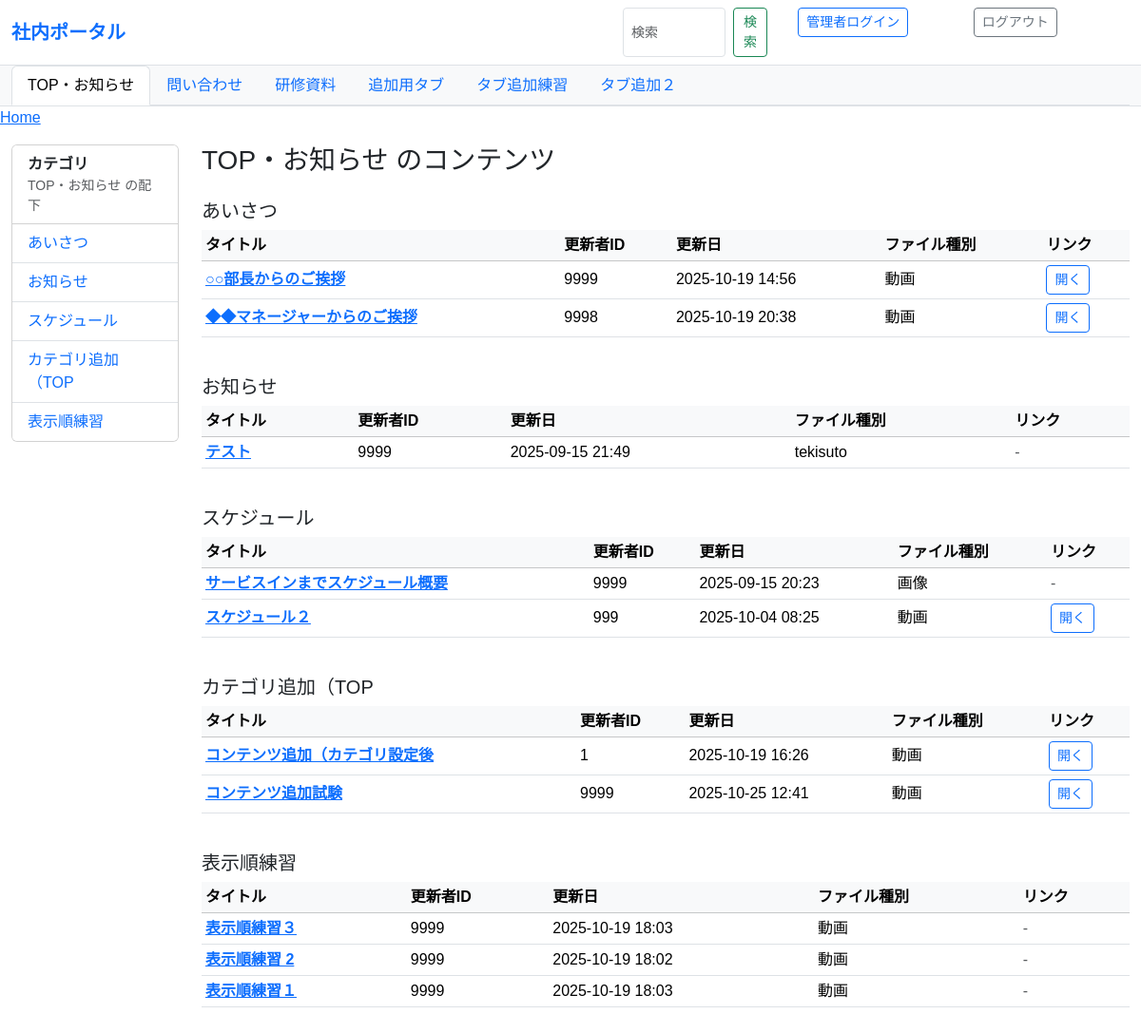
The page / on the database its author committed.
### share/models.py (models this page shows, shortened)
class Category(models.Model):
    id = models.AutoField(primary_key=True)
    name = models.CharField(
        verbose_name="カテゴリ名",
        max_length=100
    )
    parent_id = models.PositiveIntegerField(
        db_column="親カテゴリ",
        null=True, blank=True,
    )
    category_display_order_tabs = models.PositiveIntegerField(
        verbose_name="表示順(タブ)",
        null=True, blank=True,
    )
    category_display_order_leftmenues = models.PositiveIntegerField(
    verbose_name="表示順(左メニュー)",
    null=True, blank=True,
    )
    class Meta:
        db_table = "カテゴリ"
        verbose_name = "カテゴリ"
        verbose_name_plural = "カテゴリ"

class Content(models.Model):
    id = models.AutoField(primary_key=True)
    administrator = models.ForeignKey(
        Administrator,
        on_delete=models.CASCADE,
        db_column="管理者ID"
    )
    category = models.ForeignKey(
        Category,
        on_delete=models.CASCADE,
        db_column="カテゴリID"
    )
    contents_display_order = models.PositiveIntegerField(
        verbose_name="表示順(コンテンツ)",
        null=True, blank=True,
    )
    title = models.CharField(
        verbose_name="表示名称（タイトル）",
        max_length=200
    )
    description = models.TextField(
        verbose_name="概要説明",
        blank=True, null=True
    )
    updater_user_id = models.PositiveIntegerField(
        verbose_name="更新者ID",
    )
    updated_at = models.DateTimeField(
        verbose_name="更新日",
        auto_now=True
    )
    file_url = models.URLField(
        verbose_name="添付ファイル格納先URL",
        max_length=500,
        blank=True, null=True
    )
    file_type = models.CharField(
        verbose_name="ファイル種別",
        max_length=50
    )
    class Meta:
        db_table = "コンテンツ"
        verbose_name = "コンテンツ"
        verbose_name_plural = "コンテンツ"
    def __str__(self):
        return f"{self.id} {self.title}"

### share/views.py (the view)
# urls.py: path("", views.parent_contents, {"parent_id": 8}, name="parent_contents_default"),
def parent_contents(request, parent_id: int):
    parent = get_object_or_404(Category, id=parent_id)
    children_qs = Category.objects.filter(parent_id=parent.id).order_by("category_display_order_leftmenues") #表示順を追加
    contents_qs = (
        Content.objects
        .select_related("category")       # category.name をテンプレで使う前提
        .filter(category__parent_id=parent.id)
        .order_by("contents_display_order") #表示順を追加
    )
    template_name = "parent_generic.html"
    return render(request, template_name, {
        "parent": parent,
        "children": children_qs,     # 左メニュー
        "contents": contents_qs,     # 右側テーブル
        "contents_by_child": _group_by_child(contents_qs),
        "current_parent_id": parent_id,
    })

### share/context_processors.py (called while the page is built)
def parent_categories(request):
    return {
        "parent_categories": Category.objects.filter(parent_id__isnull=True).order_by("category_display_order_tabs")
    }

def current_ids_processor(request):
    match = request.resolver_match
    if not match:
        return {}
    kwargs = match.kwargs
    return {
        "current_parent_id": kwargs.get("parent_id"),
        "current_category_id": kwargs.get("category_id"),
    }

### share/views.py (called while the page is built)
def _group_by_child(contents_qs):
    print("contents_qs=",contents_qs)
    """{child_category: [Content,...]} へ整形（テンプレ側で使いやすいように）"""
    from collections import OrderedDict
    grouped = OrderedDict()
    for c in contents_qs:
        grouped.setdefault(c.category, []).append(c)
    return grouped

### share/templates/parent_generic.html (shortened to what this page needs)
{% extends "base.html" %}
{% block left_menu %}
  {% include "includes/_left_menu_children.html" with parent=parent children=children %}
{% endblock %}
{% block content %}
  <h1 class="h3 mb-3">{{ parent.name }} のコンテンツ</h1>
  {% for child, rows in contents_by_child.items %}
    <h2 id="child-{{ child.id }}" class="h5 mt-4 mb-2">
      {{ child.name }}
    </h2>
    <div class="table-responsive">
      <table class="table table-sm table-hover align-middle">
        <thead class="table-light">
          <tr>
            <th>タイトル</th>
            <th>更新者ID</th>
            <th>更新日</th>
            <th>ファイル種別</th>
            <th>リンク</th>
          </tr>
        </thead>
        <tbody>
          {% for c in rows %}
            <tr>
              <td>
                <a class="fw-semibold" href="{% url 'content_view' content_id=c.id %}">{{ c.title }}</a>
              </td>
              <td>{{ c.updater_user_id }}</td>
              <td>{{ c.updated_at|date:"Y-m-d H:i" }}</td>
              <td>{{ c.file_type }}</td>
              <td>
                {% if c.file_url %}
                  <a class="btn btn-sm btn-outline-primary" href="{{ c.file_url }}" target="_blank" rel="noopener">開く</a>
                {% else %}
                  <span class="text-muted">-</span>
                {% endif %}
              </td>
            </tr>
          {% empty %}
            <tr><td colspan="5" class="text-muted">コンテンツはありません</td></tr>
          {% endfor %}
        </tbody>
      </table>
    </div>
  {% empty %}
    <div class="alert alert-secondary">配下コンテンツはありません。
    {% if user.is_authenticated %}
      <a class="btn btn-primary" href="{% url 'content_add_with_category' category_id=current_parent_id %}">コンテンツ追加はここをクリック</a>
    {% endif %}
    </div>
  {% endfor %}
{% endblock %}

### share/templates/base.html (shortened to what this page needs)
<!DOCTYPE html>
<html lang="ja">
<head>
  <link href="https://cdn.jsdelivr.net/npm/bootstrap@5.3.3/dist/css/bootstrap.min.css" rel="stylesheet">
</head>
<body>
  <nav class="navbar navbar-expand-lg navbar-light bg-white border-bottom sticky-top">
    <div class="container-fluid d-flex justify-content-between align-items-center">
      <a class="navbar-brand fw-bold text-primary" href="{% url 'parent_contents_default' %}">社内ポータル</a>
        <div class="d-flex gap-2">
        <div class="container-fluid">
          <form class="d-flex" action="{% url 'search_results' %}" method="get">
            <input class="form-control form-control-sm me-2" type="search" name="q" placeholder="検索" aria-label="Search">
            <button class="btn btn-outline-success btn-sm" type="submit">検索</button>
          </form>
        </div>
        <div class="container-fluid">
          <form action="{% url 'login' %}" method="post">
            <input class="btn btn-outline-primary btn-sm" type="submit" value="管理者ログイン">
          </form>
        </div>
        <div class="container-fluid">
          <form action="{% url 'logout' %}" method="post">
            <input class="btn btn-outline-secondary btn-sm" type="submit" value="ログアウト">
          </form>
        </div>
      </div>
    </div>
  </nav>
  <div class="bg-light border-bottom">
    <div class="container-fluid">
      <ul class="nav nav-tabs">
        {% for cat in parent_categories %}
          <li class="nav-item">
            <a class="nav-link {% if parent and parent.id == cat.id %}active{% endif %}"
              href="{% url 'parent_contents' parent_id=cat.id %}">
              {{ cat.name }}
            </a>
          </li>
        {% empty %}
          <li class="nav-item text-muted small p-2">親カテゴリが未登録です</li>
        {% endfor %}
      </ul>
    </div>
  </div>
<nav aria-label="breadcrumb">
  <ol class="breadcrumb">
    <li class="breadcrumb-item"><a href={% url "parent_contents_default" %}>Home</a></li>
  </ol>
</nav>
  <main class="container-fluid my-3">
    <div class="row">
      <aside class="col-12 col-md-3 col-lg-2 mb-3">
        {% block left_menu %}{% endblock %}
      </aside>
      <section class="col-12 col-md-9 col-lg-10">
        {% block content %}{% endblock %}
      </section>
    </div>
  </main>
</body>
</html>

### share/templates/includes/_left_menu_children.html (shortened to what this page needs)
<div class="card">
  <div class="card-header bg-white">
    <div class="fw-bold">カテゴリ</div>
    <div class="small text-muted">{{ parent.name }} の配下</div>
  </div>
  <ul class="list-group list-group-flush">
    {% for child in children %}
      <li class="list-group-item d-flex justify-content-between align-items-center">
        <a class="text-decoration-none" href="#child-{{ child.id }}">{{ child.name }}</a>
      </li>
    {% empty %}
      <li class="list-group-item text-muted">子カテゴリはありません
        <li >
          <a class="btn btn-primary" href="{% url 'category_add_categories' parent_id=parent.id %}">カテゴリの追加</a>
        </li>
      </li>
    {% endfor %}
  </ul>
</div>

### share/templates/base.html (style rules this page uses)
body { font-family: "Noto Sans JP", "Hiragino Kaku Gothic ProN", "Meiryo", sans-serif; font-weight: 400; color: #212529; }

### rows shown on the page
Category: name "TOP・お知らせ"
Category: name "問い合わせ"
Category: name "研修資料"
Category: name "追加用タブ"
Category: name "タブ追加練習"
Category: name "タブ追加２"
Category: name "あいさつ"
Category: name "お知らせ"
Category: name "スケジュール"
Category: name "カテゴリ追加（TOP"
Category: name "表示順練習"
Content: title "○○部長からのご挨拶", updater_user_id "9999", updated_at "2025-10-19 14:56", file_type "動画"
Content: title "◆◆マネージャーからのご挨拶", updater_user_id "9998", updated_at "2025-10-19 20:38", file_type "動画"
Content: title "テスト", updater_user_id "9999", updated_at "2025-09-15 21:49", file_type "tekisuto"
Content: title "サービスインまでスケジュール概要", updater_user_id "9999", updated_at "2025-09-15 20:23", file_type "画像"
Content: title "スケジュール２", updater_user_id "999", updated_at "2025-10-04 08:25", file_type "動画"
Content: title "コンテンツ追加（カテゴリ設定後", updater_user_id "1", updated_at "2025-10-19 16:26", file_type "動画"
Content: title "コンテンツ追加試験", updater_user_id "9999", updated_at "2025-10-25 12:41", file_type "動画"
Content: title "表示順練習３", updater_user_id "9999", updated_at "2025-10-19 18:03", file_type "動画"
Content: title "表示順練習 2", updater_user_id "9999", updated_at "2025-10-19 18:02", file_type "動画"
Content: title "表示順練習１", updater_user_id "9999", updated_at "2025-10-19 18:03", file_type "動画"
